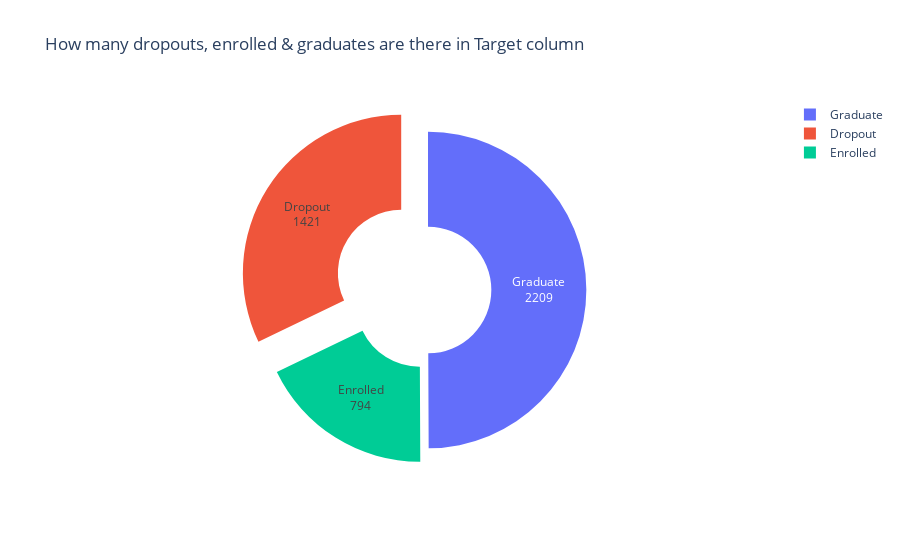

Notebook cell for this chart:
### Code cell
# Plot the above values
x = students['Target'].value_counts().index
y = students['Target'].value_counts().values

df = pd.DataFrame({
    'Target': x,
    'Count_T' : y
})

fig = px.pie(df,
             names ='Target', 
             values ='Count_T',
            title='How many dropouts, enrolled & graduates are there in Target column')

fig.update_traces(labels=['Graduate','Dropout','Enrolled'], hole=0.4,textinfo='value+label', pull=[0,0.2,0.1])
fig.show()

### Figure 1 — Plotly figure (JSON) as saved in the notebook; plotly's stock layout.template omitted (floating-point values rounded to 4 significant figures)
{"data": [{"domain": {"x": [0, 1], "y": [0, 1]}, "hole": 0.4, "hovertemplate": "Target=%{label}<br>Count_T=%{value}<extra></extra>", "labels": ["Graduate", "Dropout", "Enrolled"], "legendgroup": "", "name": "", "pull": [0, 0.2, 0.1], "showlegend": true, "textinfo": "value+label", "type": "pie", "values": [2209, 1421, 794]}], "layout": {"legend": {"tracegroupgap": 0}, "title": {"text": "How many dropouts, enrolled & graduates are there in Target column"}}}
